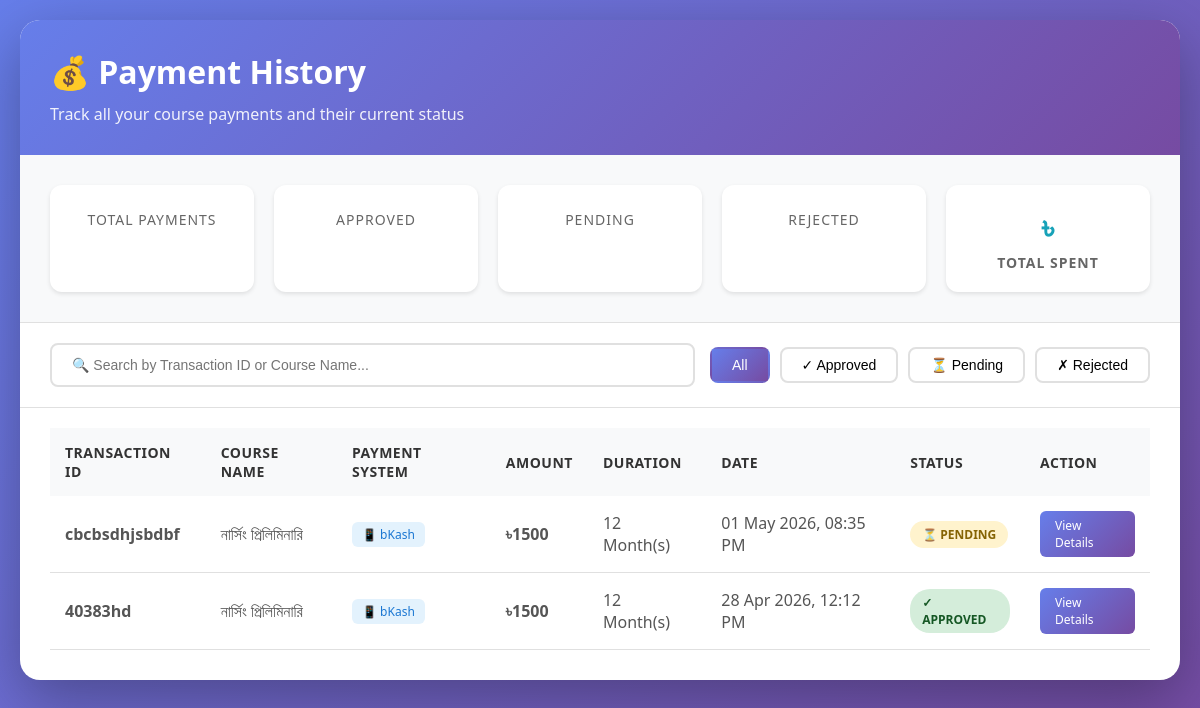
The page /payment/history/ (signed in) on the database as committed earlier.
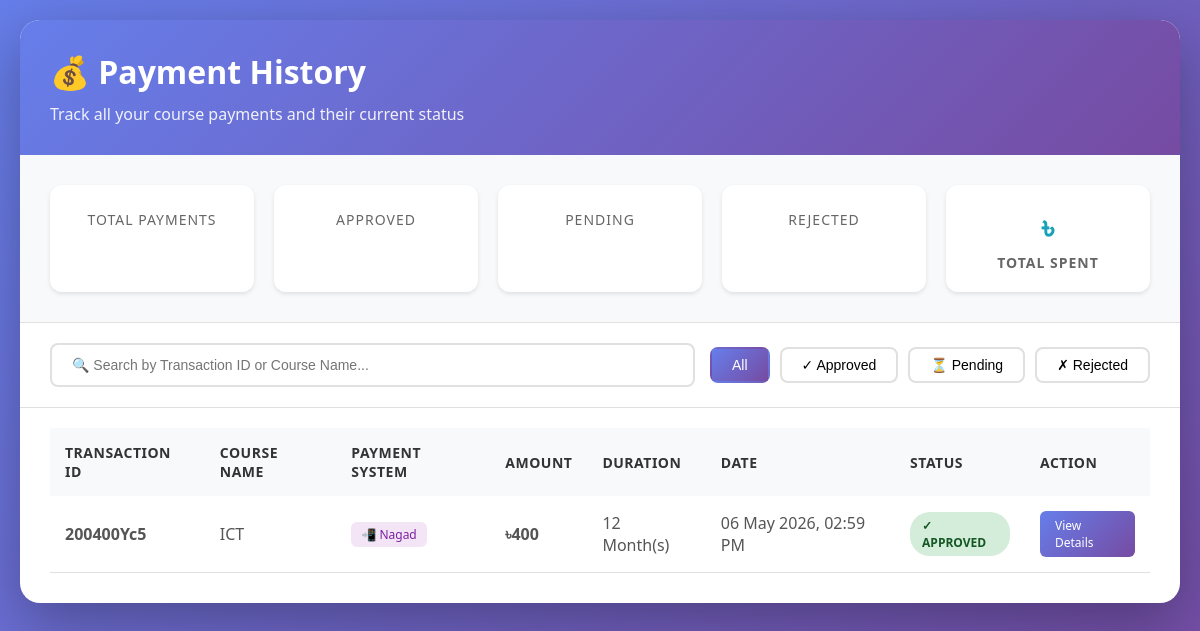
The same page on the database as committed later.
### app/models.py (models this page shows, shortened)
class Payment(models.Model):
    PAYMENT_SYSTEM_CHOICES = (
        ("bkash", "Bkash"),
        ("nagad", "Nagad"),
        ("rocket", "Rocket"),
    )
    MONTH_CHOICES = (
        (1, "1 Month"),
        (6, "6 Months"),
        (12, "12 Months"),
    )
    STATUS_CHOICES = (
        ("pending", "Pending"),
        ("approved", "Approved"),
        ("rejected", "Rejected"),
    )
    user = models.ForeignKey(
        User,
        on_delete=models.CASCADE
    )
    course = models.ForeignKey(
        Course,
        on_delete=models.CASCADE
    )
    payment_system = models.CharField(
        max_length=20,
        choices=PAYMENT_SYSTEM_CHOICES
    )
    month = models.IntegerField(
        choices=MONTH_CHOICES
    )
    transaction_id = models.CharField(
        max_length=200
    )
    amount = models.IntegerField()
    status = models.CharField(
        max_length=20,
        choices=STATUS_CHOICES,
        default="pending"
    )
    verified_transaction = models.ForeignKey(
        TransactionVerification,
        on_delete=models.SET_NULL,
        null=True,
        blank=True
    )
    created_at = models.DateTimeField(
        auto_now_add=True
    )
    class Meta:
        constraints = [
        models.UniqueConstraint(
            fields=["transaction_id", "payment_system"],
            name="unique_transaction_payment_system"
        )
    ]

class Course(models.Model):
    name = models.CharField(max_length=255)
    description = models.TextField()
    subjects = models.ManyToManyField(
        Subject,
        related_name="courses"
    )
    image = models.ImageField(
        upload_to="courses/",
        blank=True,
        null=True
    )
    total_subjects = models.PositiveIntegerField(
        default=0
    )
    total_questions = models.PositiveIntegerField(
        default=0
    )
    created_at = models.DateTimeField(
        auto_now_add=True
    )
    updated_at = models.DateTimeField(
        auto_now=True
    )
    one_month_price = models.IntegerField(default=0)
    six_month_price = models.IntegerField(default=0)
    one_year_price = models.IntegerField(default=0)

### app/views.py (the view)
# urls.py: path('payment/history/', views.payment_history, name='payment_history'),
@login_required
def payment_history(request):
    payments = Payment.objects.filter(user=request.user).order_by('-created_at')
    context = {
        'payments': payments,
        'total_payments': payments.count(),
        'total_spent': payments.filter(status='approved').aggregate(Sum('amount'))['amount__sum'] or 0,
    }
    return render(request, 'payments/payment_history.html', context)

### app/templates/payments/payment_history.html (shortened to what this page needs)
<!DOCTYPE html>
<html lang="en">
<head>
</head>
<body>
    <div class="container">
        <div class="header">
            <h1>💰 Payment History</h1>
            <p>Track all your course payments and their current status</p>
        </div>
        <div class="stats-container">
            <div class="stat-card total">
                <div class="stat-label">Total Payments</div>
            </div>
            <div class="stat-card approved">
                <div class="stat-label">Approved</div>
            </div>
            <div class="stat-card pending">
                <div class="stat-label">Pending</div>
            </div>
            <div class="stat-card rejected">
                <div class="stat-label">Rejected</div>
            </div>
            <div class="stat-card amount">
                <div class="stat-value">৳{{ stats.total_amount }}</div>
                <div class="stat-label">Total Spent</div>
            </div>
        </div>
        <div class="filters">
            <div class="search-box">
                <form method="GET" action="">
                    <input type="text" name="search" placeholder="🔍 Search by Transaction ID or Course Name..."
                           value="{{ search_query }}">
                </form>
            </div>
            <div class="filter-buttons">
                <a href="?status=all{% if search_query %}&search={{ search_query }}{% endif %}">
                    <button type="button" class="filter-btn {% if status_filter == 'all' or not status_filter %}active{% endif %}">
                        All
                    </button>
                </a>
                <a href="?status=approved{% if search_query %}&search={{ search_query }}{% endif %}">
                    <button type="button" class="filter-btn {% if status_filter == 'approved' %}active{% endif %}">
                        ✓ Approved
                    </button>
                </a>
                <a href="?status=pending{% if search_query %}&search={{ search_query }}{% endif %}">
                    <button type="button" class="filter-btn {% if status_filter == 'pending' %}active{% endif %}">
                        ⏳ Pending
                    </button>
                </a>
                <a href="?status=rejected{% if search_query %}&search={{ search_query }}{% endif %}">
                    <button type="button" class="filter-btn {% if status_filter == 'rejected' %}active{% endif %}">
                        ✗ Rejected
                    </button>
                </a>
            </div>
        </div>
        <div class="table-container">
            {% if payments %}
            <table class="payment-table">
                <thead>
                    <tr>
                        <th>Transaction ID</th>
                        <th>Course Name</th>
                        <th>Payment System</th>
                        <th>Amount</th>
                        <th>Duration</th>
                        <th>Date</th>
                        <th>Status</th>
                        <th>Action</th>
                    </tr>
                </thead>
                <tbody>
                    {% for payment in payments %}
                    <tr>
                        <td>
                            <strong>{{ payment.transaction_id|truncatechars:15 }}</strong>
                        </td>
                        <td>{{ payment.course.name }}</td>
                        <td>
                            <span class="payment-badge payment-{{ payment.payment_system|lower }}">
                                {% if payment.payment_system == "bkash" %}📱 bKash
                                {% elif payment.payment_system == "nagad" %}📲 Nagad
                                {% else %}🚀 Rocket{% endif %}
                            </span>
                        </td>
                        <td class="amount">৳{{ payment.amount }}</td>
                        <td>{{ payment.month }} Month(s)</td>
                        <td>{{ payment.created_at|date:"d M Y, h:i A" }}</td>
                        <td>
                            {% if payment.status == "approved" %}
                                <span class="status-badge status-approved">✓ Approved</span>
                            {% elif payment.status == "pending" %}
                                <span class="status-badge status-pending">⏳ Pending</span>
                            {% else %}
                                <span class="status-badge status-rejected">✗ Rejected</span>
                            {% endif %}
                        </td>
                        <td>
                            <a href="{% url 'payment_detail' payment.id %}" class="view-btn">View Details</a>
                        </td>
                    </tr>
                    {% endfor %}
                </tbody>
            </table>
            {% endif %}
        </div>
    </div>
</body>
</html>

### app/templates/payments/payment_history.html (style rules this page uses)
* { margin: 0; padding: 0; box-sizing: border-box; }
body { font-family: 'Segoe UI', Tahoma, Geneva, Verdana, sans-serif; background: linear-gradient(135deg, #667eea 0%, #764ba2 100%); min-height: 100vh; padding: 20px; }
.container { max-width: 1400px; margin: 0 auto; background: white; border-radius: 20px; box-shadow: 0 20px 60px rgba(0,0,0,0.3); overflow: hidden; }
.header { background: linear-gradient(135deg, #667eea 0%, #764ba2 100%); color: white; padding: 30px; }
.header h1 { font-size: 32px; margin-bottom: 10px; }
.header p { opacity: 0.9; font-size: 16px; }
.stats-container { display: grid; grid-template-columns: repeat(auto-fit, minmax(200px, 1fr)); gap: 20px; padding: 30px; background: #f8f9fa; border-bottom: 1px solid #e0e0e0; }
.stat-card { background: white; padding: 20px; border-radius: 12px; box-shadow: 0 2px 4px rgba(0,0,0,0.1); text-align: center; transition: transform 0.3s; }
.stat-card .stat-value { font-size: 32px; font-weight: bold; margin-bottom: 5px; }
.stat-card .stat-label { color: #666; font-size: 14px; text-transform: uppercase; letter-spacing: 1px; }
.stat-card.amount .stat-value { color: #17a2b8; }
.filters { padding: 20px 30px; background: white; border-bottom: 1px solid #e0e0e0; display: flex; gap: 15px; flex-wrap: wrap; justify-content: space-between; align-items: center; }
.search-box { flex: 1; min-width: 250px; position: relative; }
.search-box input { width: 100%; padding: 12px 20px; border: 2px solid #e0e0e0; border-radius: 8px; font-size: 14px; transition: all 0.3s; }
.filter-buttons { display: flex; gap: 10px; flex-wrap: wrap; }
.filter-btn { padding: 8px 20px; border: 2px solid #e0e0e0; background: white; border-radius: 8px; cursor: pointer; transition: all 0.3s; font-size: 14px; }
.filter-btn.active { background: linear-gradient(135deg, #667eea 0%, #764ba2 100%); color: white; border-color: transparent; }
.table-container { overflow-x: auto; padding: 0 30px 30px 30px; }
.payment-table { width: 100%; border-collapse: collapse; margin-top: 20px; }
.payment-table thead { background: #f8f9fa; }
.payment-table th { padding: 15px; text-align: left; font-weight: 600; color: #333; font-size: 14px; text-transform: uppercase; letter-spacing: 0.5px; }
.payment-table td { padding: 15px; border-bottom: 1px solid #e0e0e0; color: #555; }
.status-badge { display: inline-block; padding: 5px 12px; border-radius: 20px; font-size: 12px; font-weight: 600; text-transform: uppercase; }
.status-approved { background: #d4edda; color: #155724; }
.payment-badge { display: inline-flex; align-items: center; gap: 5px; padding: 4px 10px; border-radius: 6px; font-size: 12px; font-weight: 500; }
.payment-nagad { background: #f3e5f5; color: #7b1fa2; }
.amount { font-weight: 600; color: #28a745; }
.view-btn { background: linear-gradient(135deg, #667eea 0%, #764ba2 100%); color: white; padding: 6px 15px; border: none; border-radius: 6px; cursor: pointer; text-decoration: none; display: inline-block; font-size: 12px; transition: transform 0.2s; }

Rows that differ between the two databases and show on the page:
removed Payment: transaction_id "cbcbsdhjsbdbf", course.name "নার্সিং প্রিলিমিনারি", payment_system "📱 bKash", amount "1500", month "12", created_at "01 May 2026, 08:35 PM", status "⏳ PENDING"
removed Payment: transaction_id "40383hd", course.name "নার্সিং প্রিলিমিনারি", payment_system "📱 bKash", amount "1500", month "12", created_at "28 Apr 2026, 12:12 PM", status "✓ APPROVED"
added Payment: transaction_id "200400Yc5", course.name "ICT", payment_system "📲 Nagad", amount "400", month "12", created_at "06 May 2026, 02:59 PM", status "✓ APPROVED"
